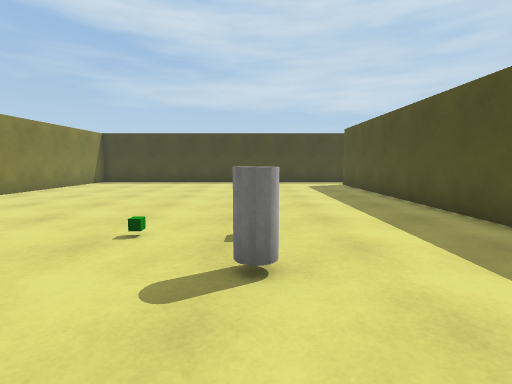
view 1 (above)

14 first-person views from a walk through a scene from a Unity 3-D project. The camera is 1.2 m above the floor, tilts 6° down and sees 85° across. Doors are open. The floor is counted in squares, 1 m on a side. Each view is taken from the middle of a square. On the plan, view 1 faces up. The plan holds only what a view shows up to about 13 squares ahead; the rest is blank. The player character is not drawn. Surface patterns are stand-ins for the level's own textures.

view 2
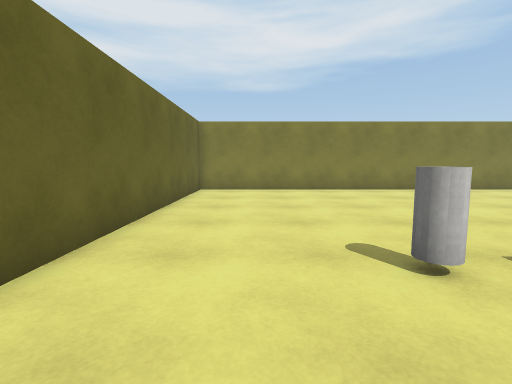

view 3
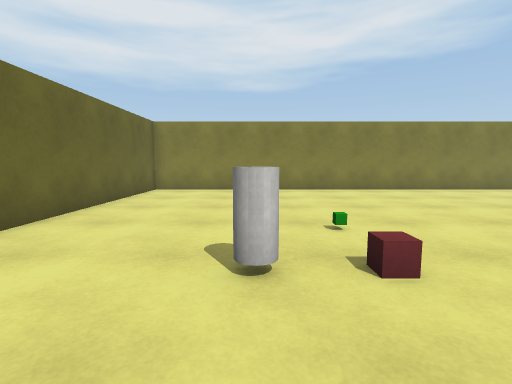

view 4
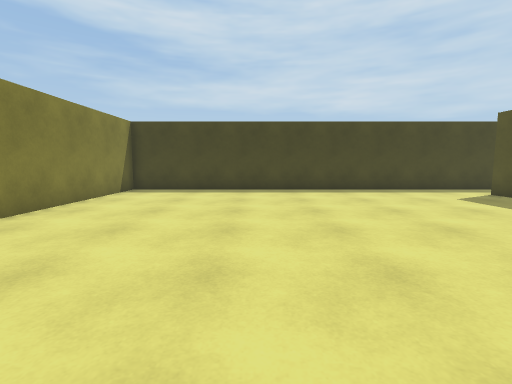

view 5
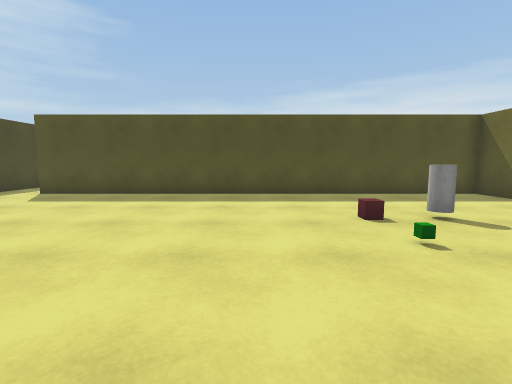

view 6
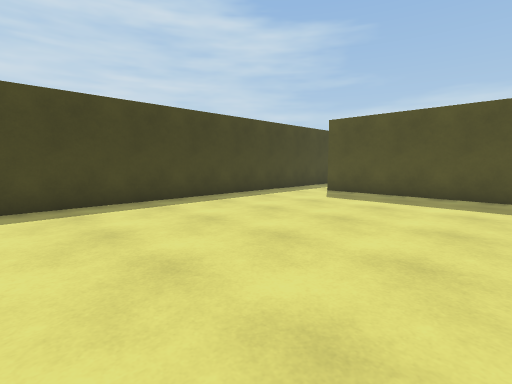

view 7
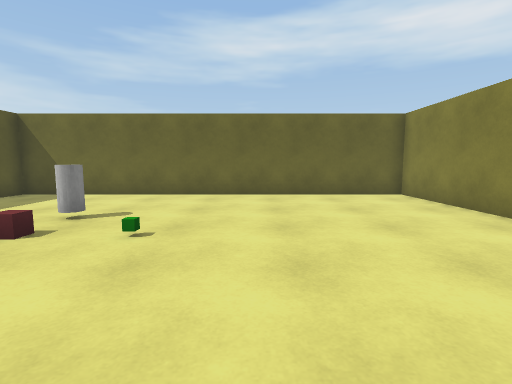

view 8
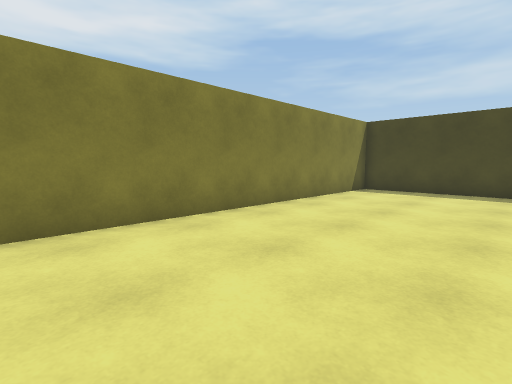

view 9
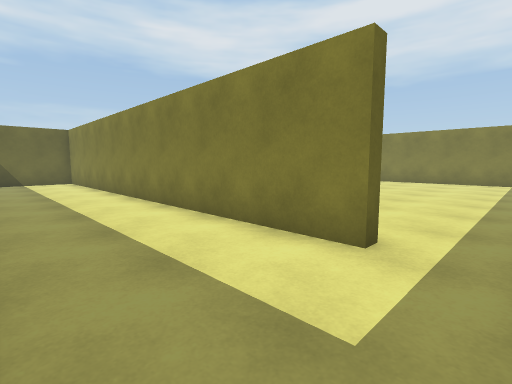

view 10
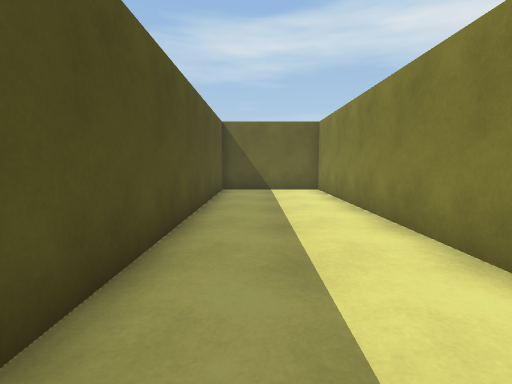

view 11
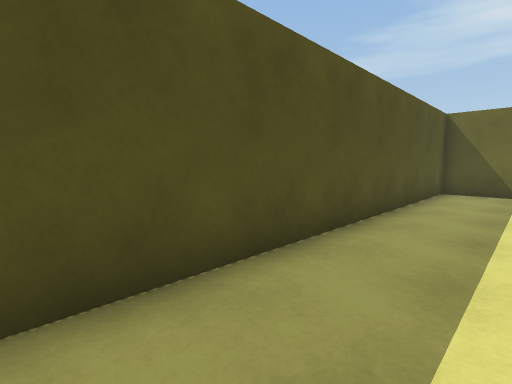

view 12
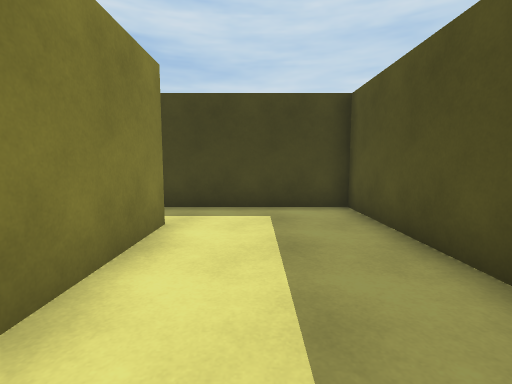

view 13
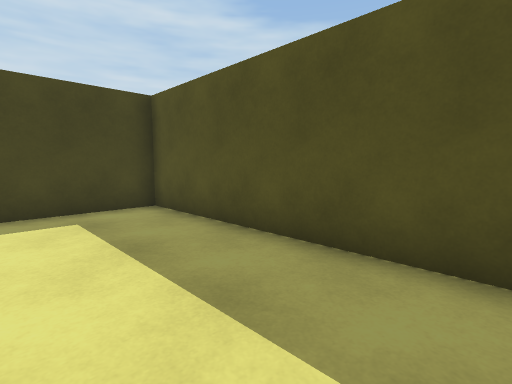

view 14
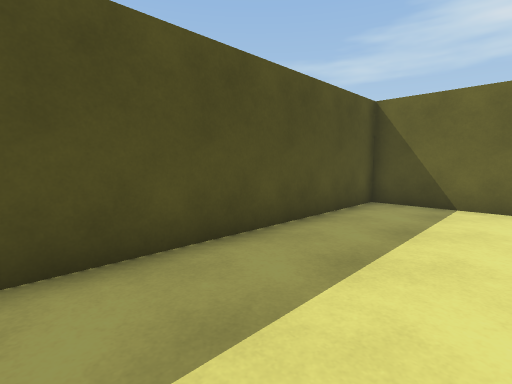

### Floor plan
Points are (right, up) in squares from view 1. A wall is a line through its corners. A room is listed if a view was taken in it or the views show most of it. See-through windows are left out.
Room 1 (views 1, 2, 3, 4, 5, 6, 7, 8)
walls: (5, 17.5) (-9.5, 17.5) (-9.5, -1.5) (4.8, -1.5) (4.8, 15.4)
ways out: open door at (5, 16.5) to room 2
objects: other object (0, 3)
Room 2 (views 9, 10, 11, 12, 13, 14)
walls: (5.2, 15.4) (5.2, -1.5) (9.5, -1.5) (9.5, 17.5) (5, 17.5)
ways out: open door at (5, 16.5) to room 1

Positions as (right, up) in squares from view 1, and headings:
1: (0, 0), facing up
2: (3, 1), facing left
3: (3, 3), facing left
4: (-4, 5), facing up
5: (-6, 7), facing right
6: (-6, 9), facing up-right
7: (-4, 9), facing down
8: (-4, 5), facing up-left
9: (9, 17), facing down-left
10: (8, 11), facing down
11: (7, 11), facing down-right
12: (7, 10), facing up
13: (6, 10), facing up-right
14: (6, 7), facing down-right
